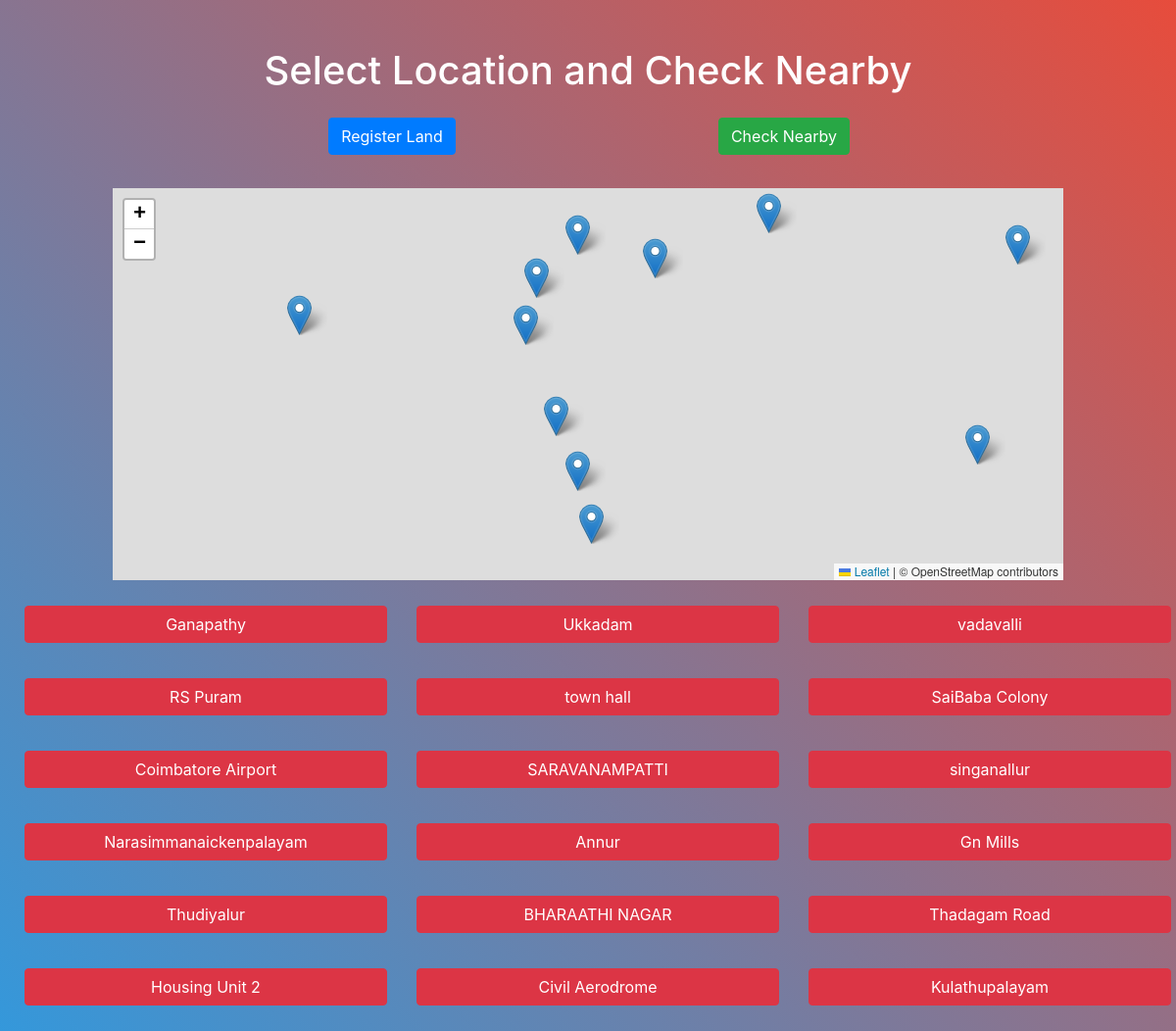
The page / on the database its author committed.
### parking/models.py (models this page shows)
class LandInformation(models.Model):
    name = models.CharField(max_length=100)
    aadhar_number = models.CharField(max_length=12, null=True, blank=True)
    document_input = models.FileField(upload_to='documents/')
    latitude = models.FloatField()
    longitude = models.FloatField()
    landmark_name = models.CharField(max_length=100)
    exact_location = models.TextField()

### parking/views.py (the view)
# urls.py: path("",views.location,name="location"),
def location(request):
    landmark = []
    lat = []
    lon=[]
    result = LandInformation.objects.all()
    for i in range(len(result)):
        landmark.append(result[i].landmark_name)
        lat.append(result[i].latitude)
        lon.append(result[i].longitude)
    context = {
        'name':landmark,
        'lat1':lat,
        'lon1':lon
    }
    return render(request,'location2.html',context=context)

### parking/templates/location2.html (shortened to what this page needs)
<!DOCTYPE html>
<html lang="en">
<head>
    <link rel="stylesheet" href="https://maxcdn.bootstrapcdn.com/bootstrap/4.5.2/css/bootstrap.min.css">
    <link rel="stylesheet" href="https://unpkg.com/leaflet@1.7.1/dist/leaflet.css" />
    <link rel="stylesheet" href="https://unpkg.com/leaflet-routing-machine@3.2.12/dist/leaflet-routing-machine.css" />
</head>
<body>
<div class="container-fluid">
    <div class="row">
        <div class="col-12 text-center">
            <h1 class="mt-5">Select Location and Check Nearby</h1>
        </div>
    </div>
    <div class="row justify-content-center">
        <div class="col-md-6 col-lg-4 text-center">
            <button class="btn btn-primary mt-3" onclick="registerLand()">Register Land</button>
        </div>
        <div class="col-md-6 col-lg-4 text-center">
            <button class="btn btn-success mt-3" onclick="checkNearby()">Check Nearby</button>
        </div>
    </div>
    <div class="row justify-content-center">
        <div class="col-md-10">
            <div id="map" class="mt-4"></div>
        </div>
    </div>
    <form method="post" action="{% url 'home' %}" id="bookSlotForm">
        <div class="row">
            {% for n in name %}
                <div class="col-md-4 mb-3">
                    <button class="btn btn-danger btn-block book-button" data-slot-id="{{ n }}">{{n}}</button>
                </div>
            {% endfor %}
        </div>
    </form>
</div>
</body>
</html>

### parking/templates/location2.html (style rules this page uses)
body { background: linear-gradient(45deg, #3498db, #e74c3c); color: white; margin: 0; padding: 0; }
#map { height: 400px; width: 100%; color: black; }
button { margin: 10px; }

### rows shown on the page
LandInformation: name "Ganapathy"
LandInformation: name "Ukkadam"
LandInformation: name "vadavalli"
LandInformation: name "RS Puram"
LandInformation: name "town hall"
LandInformation: name "SaiBaba Colony"
LandInformation: name "Coimbatore Airport"
LandInformation: name "SARAVANAMPATTI"
LandInformation: name "singanallur"
LandInformation: name "Narasimmanaickenpalayam"
LandInformation: name "Annur"
LandInformation: name "Gn Mills"
LandInformation: name "Thudiyalur"
LandInformation: name "BHARAATHI NAGAR"
LandInformation: name "Thadagam Road"
LandInformation: name "Housing Unit 2"
LandInformation: name "Civil Aerodrome"
LandInformation: name "Kulathupalayam"
